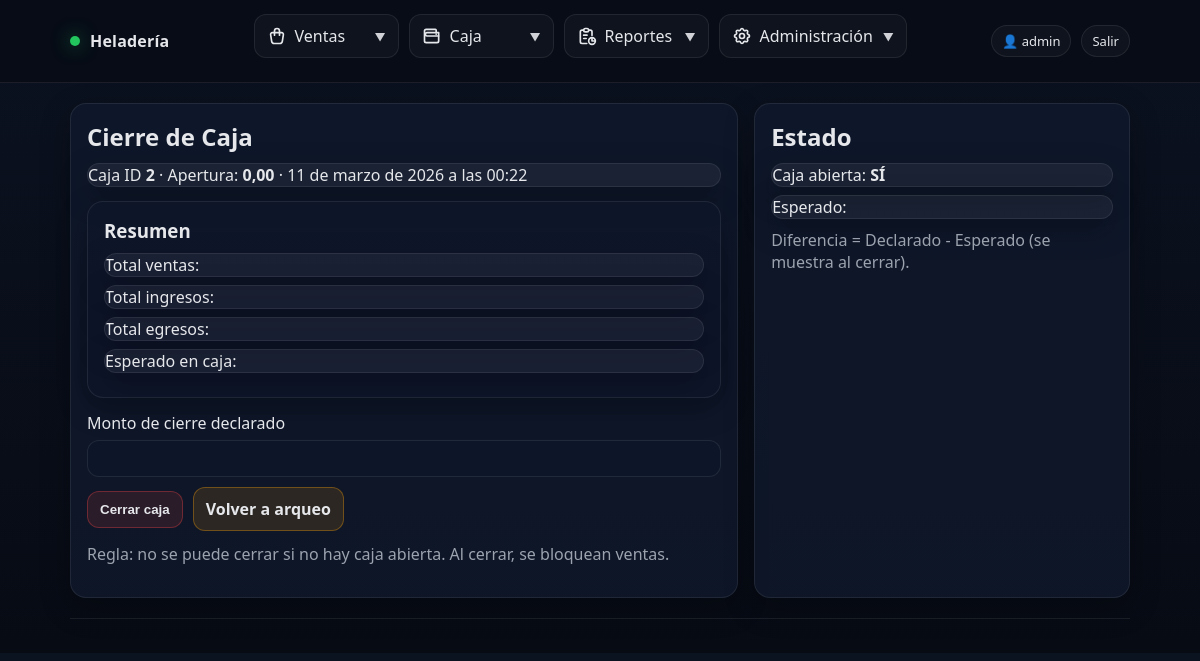
The app's page /caja/cierre/ (signed in), older data.
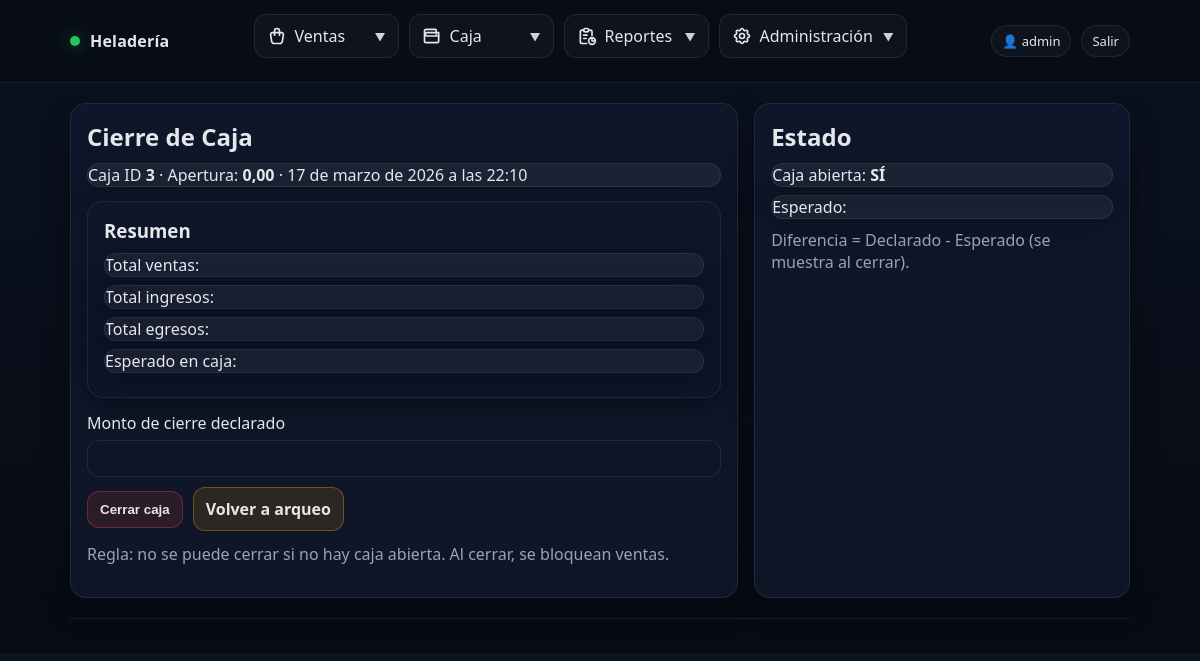
The same page, newer data.
### apps/caja/models.py (models this page shows, shortened)
class CajaSesion(models.Model):
    class Estado(models.TextChoices):
        ABIERTA = "ABIERTA", "Abierta"
        CERRADA = "CERRADA", "Cerrada"
    usuario = models.ForeignKey(
        settings.AUTH_USER_MODEL,
        on_delete=models.PROTECT,
        related_name="cajas",
    )
    estado = models.CharField(
        max_length=10,
        choices=Estado.choices,
        default=Estado.ABIERTA,
    )
    fecha_apertura = models.DateTimeField(auto_now_add=True)
    monto_apertura = models.DecimalField(max_digits=12, decimal_places=2, default=0)
    fecha_cierre = models.DateTimeField(blank=True, null=True)
    monto_cierre_declarado = models.DecimalField(max_digits=12, decimal_places=2, blank=True, null=True)
    notas = models.CharField(max_length=255, blank=True)
    class Meta:
        ordering = ["-fecha_apertura"]
        verbose_name = "Caja (Sesión)"
        verbose_name_plural = "Cajas (Sesiones)"

### apps/caja/views.py (the view)
# urls.py: path("cierre/", views.cierre_caja, name="cierre"),
@login_required
def cierre_caja(request):
    caja = get_caja_abierta(request.user)
    if not caja:
        messages.warning(
            request,
            "La caja está cerrada o no existe una caja abierta para cerrar."
        )
        return redirect("caja:apertura")
    if request.method == "POST":
        form = CierreCajaForm(request.POST)
        if form.is_valid():
            try:
                cerrar_caja(
                    usuario=request.user,
                    monto_cierre_declarado=form.cleaned_data["monto_cierre"],
                )
                messages.success(request, "La caja se cerró correctamente.")
                return redirect("core:home")
            except ValidationError as e:
                messages.error(request, str(e))
        else:
            messages.error(request, "Formulario inválido. Revisá el monto de cierre.")
    else:
        form = CierreCajaForm()
    return render(
        request,
        "caja/cierre.html",
        {
            "form": form,
            "caja": caja,
        },
    )

### apps/caja/forms.py
class CierreCajaForm(forms.Form):
    monto_cierre = forms.DecimalField(
        max_digits=12,
        decimal_places=2,
        min_value=0,
        required=True,
        label="Monto de cierre declarado",
    )

### apps/caja/services.py (called while the page is built)
def get_caja_abierta(usuario) -> CajaSesion | None:
    return (
        CajaSesion.objects
        .filter(usuario=usuario, estado=CajaSesion.Estado.ABIERTA)
        .first()
    )

### templates/caja/cierre.html (shortened to what this page needs)
{% extends "base.html" %}
{% block content %}
  <div class="grid">
    <section class="card">
      <h1>Cierre de Caja</h1>
      <div class="msg">
        Caja ID <b>{{ caja.id }}</b> · Apertura: <b>{{ caja.monto_apertura }}</b> · {{ caja.fecha_apertura }}
      </div>
      <div class="card" style="margin-top:14px;background:rgba(15,23,42,.55)">
        <h3>Resumen</h3>
        <div class="msg">Total ventas: <b>{{ total_ventas }}</b></div>
        <div class="msg">Total ingresos: <b>{{ total_ingresos }}</b></div>
        <div class="msg">Total egresos: <b>{{ total_egresos }}</b></div>
        <div class="msg">Esperado en caja: <b>{{ esperado }}</b></div>
      </div>
      <form method="post" style="margin-top:14px">
        <div class="field">
          <label>{{ form.monto_cierre.label }}</label>
          {{ form.monto_cierre }}
        </div>
        <div class="row">
          <button class="btn danger" type="submit">Cerrar caja</button>
          <a class="btn warn" href="{% url 'caja:arqueo' %}">Volver a arqueo</a>
        </div>
      </form>
      <p class="muted" style="margin-top:12px">
        Regla: no se puede cerrar si no hay caja abierta. Al cerrar, se bloquean ventas.
      </p>
    </section>
    <aside class="card">
      <h2>Estado</h2>
      <div class="msg">Caja abierta: <b>SÍ</b></div>
      <div class="msg">Esperado: <b>{{ esperado }}</b></div>
      <p class="muted" style="margin-top:10px">
        Diferencia = Declarado - Esperado (se muestra al cerrar).
      </p>
    </aside>
  </div>
{% endblock %}

Row changes from the older to the newer data that the page shows:
no longer on this page (row edited): CajaSesion: id "2", monto_apertura "0,00", fecha_apertura "11 de marzo de 2026 a las 00:22"
added CajaSesion: id "3", monto_apertura "0,00", fecha_apertura "17 de marzo de 2026 a las 22:10"
